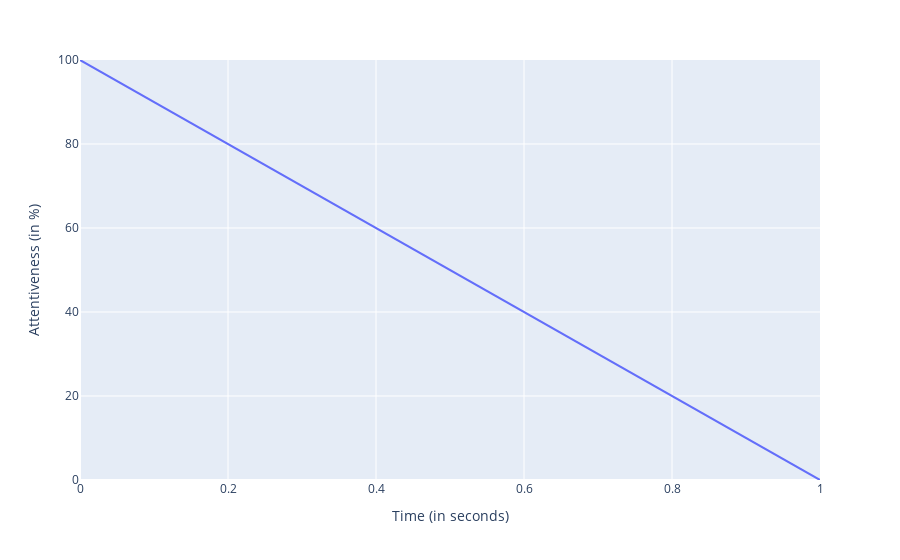

The cell this chart's notebook holds for it:
### Markdown cell above
### Person attention (averaged over XX seconds)

### Code cell
person = 'Chandler'
person_df = generate_person_df(attention_df, person, period_sec=1, grouping_factor=1)
plot_individual_attention(person_df, na_limit=0.4)

### Figure 1 — Plotly figure (JSON) as saved in the notebook; plotly's stock layout.template omitted (floating-point values rounded to 4 significant figures)
{"data": [{"hovertemplate": "Time (in seconds)=%{x}<br>Attentiveness (in %)=%{y}<extra></extra>", "legendgroup": "", "line": {"color": "#636efa", "dash": "solid"}, "marker": {"symbol": "circle"}, "mode": "lines", "name": "", "orientation": "v", "showlegend": false, "type": "scatter", "x": [0, 1], "xaxis": "x", "y": [100, 0], "yaxis": "y"}], "layout": {"legend": {"tracegroupgap": 0}, "margin": {"t": 60}, "xaxis": {"anchor": "y", "domain": [0, 1], "range": [0, 1], "title": {"text": "Time (in seconds)"}}, "yaxis": {"anchor": "x", "domain": [0, 1], "range": [0, 100], "title": {"text": "Attentiveness (in %)"}}}}
